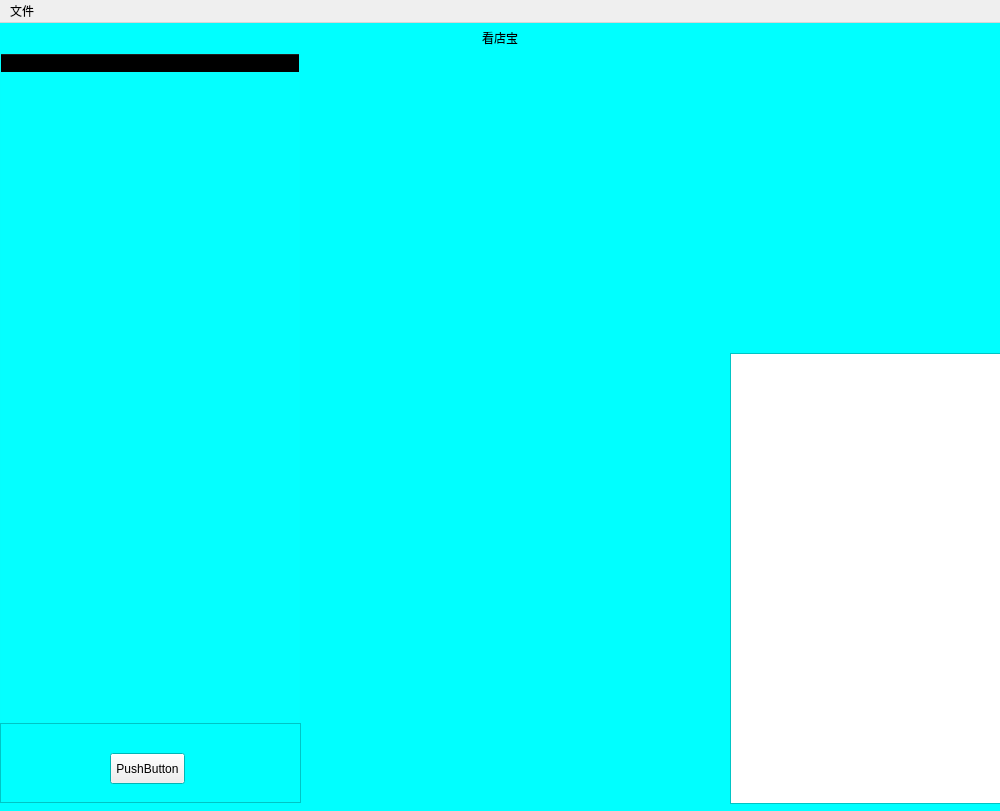
<?xml version="1.0" encoding="UTF-8"?>
<ui version="4.0">
 <class>MainWindow</class>
 <widget class="QMainWindow" name="MainWindow">
  <property name="geometry">
   <rect>
    <x>0</x>
    <y>0</y>
    <width>1000</width>
    <height>811</height>
   </rect>
  </property>
  <property name="windowTitle">
   <string>MainWindow</string>
  </property>
  <property name="autoFillBackground">
   <bool>false</bool>
  </property>
  <property name="styleSheet">
   <string notr="true"/>
  </property>
  <widget class="QWidget" name="centralwidget">
   <property name="palette">
    <palette>
     <active>
      <colorrole role="Base">
       <brush brushstyle="SolidPattern">
        <color alpha="255">
         <red>255</red>
         <green>255</green>
         <blue>255</blue>
        </color>
       </brush>
      </colorrole>
      <colorrole role="Window">
       <brush brushstyle="SolidPattern">
        <color alpha="255">
         <red>0</red>
         <green>255</green>
         <blue>255</blue>
        </color>
       </brush>
      </colorrole>
     </active>
     <inactive>
      <colorrole role="Base">
       <brush brushstyle="SolidPattern">
        <color alpha="255">
         <red>255</red>
         <green>255</green>
         <blue>255</blue>
        </color>
       </brush>
      </colorrole>
      <colorrole role="Window">
       <brush brushstyle="SolidPattern">
        <color alpha="255">
         <red>0</red>
         <green>255</green>
         <blue>255</blue>
        </color>
       </brush>
      </colorrole>
     </inactive>
     <disabled>
      <colorrole role="Base">
       <brush brushstyle="SolidPattern">
        <color alpha="255">
         <red>0</red>
         <green>255</green>
         <blue>255</blue>
        </color>
       </brush>
      </colorrole>
      <colorrole role="Window">
       <brush brushstyle="SolidPattern">
        <color alpha="255">
         <red>0</red>
         <green>255</green>
         <blue>255</blue>
        </color>
       </brush>
      </colorrole>
     </disabled>
    </palette>
   </property>
   <property name="autoFillBackground">
    <bool>true</bool>
   </property>
   <property name="styleSheet">
    <string notr="true">background-image: url(:/k/img/window_main_bg.png);</string>
   </property>
   <widget class="QLabel" name="label">
    <property name="geometry">
     <rect>
      <x>0</x>
      <y>0</y>
      <width>1000</width>
      <height>30</height>
     </rect>
    </property>
    <property name="sizePolicy">
     <sizepolicy hsizetype="Expanding" vsizetype="Preferred">
      <horstretch>0</horstretch>
      <verstretch>0</verstretch>
     </sizepolicy>
    </property>
    <property name="minimumSize">
     <size>
      <width>0</width>
      <height>20</height>
     </size>
    </property>
    <property name="layoutDirection">
     <enum>Qt::LeftToRight</enum>
    </property>
    <property name="autoFillBackground">
     <bool>false</bool>
    </property>
    <property name="styleSheet">
     <string notr="true">background-image: url(:/k/img/attention_bg.png);</string>
    </property>
    <property name="text">
     <string>看店宝</string>
    </property>
    <property name="alignment">
     <set>Qt::AlignCenter</set>
    </property>
    <property name="indent">
     <number>0</number>
    </property>
   </widget>
   <widget class="QTreeWidget" name="treeWidget">
    <property name="geometry">
     <rect>
      <x>0</x>
      <y>30</y>
      <width>300</width>
      <height>671</height>
     </rect>
    </property>
    <property name="autoFillBackground">
     <bool>true</bool>
    </property>
    <property name="styleSheet">
     <string notr="true">background-color: rgba(244, 244, 244, 2);</string>
    </property>
    <column>
     <property name="text">
      <string notr="true">1</string>
     </property>
    </column>
   </widget>
   <widget class="QWidget" name="horizontalLayoutWidget">
    <property name="geometry">
     <rect>
      <x>299</x>
      <y>29</y>
      <width>711</width>
      <height>301</height>
     </rect>
    </property>
    <layout class="QHBoxLayout" name="horizontalLayout"/>
   </widget>
   <widget class="QFrame" name="frame">
    <property name="geometry">
     <rect>
      <x>0</x>
      <y>700</y>
      <width>301</width>
      <height>80</height>
     </rect>
    </property>
    <property name="frameShape">
     <enum>QFrame::StyledPanel</enum>
    </property>
    <property name="frameShadow">
     <enum>QFrame::Raised</enum>
    </property>
    <widget class="QPushButton" name="pushButton">
     <property name="geometry">
      <rect>
       <x>110</x>
       <y>30</y>
       <width>75</width>
       <height>31</height>
      </rect>
     </property>
     <property name="text">
      <string>PushButton</string>
     </property>
    </widget>
   </widget>
   <widget class="QWidget" name="horizontalLayoutWidget_2">
    <property name="geometry">
     <rect>
      <x>299</x>
      <y>329</y>
      <width>431</width>
      <height>451</height>
     </rect>
    </property>
    <layout class="QHBoxLayout" name="horizontalLayout_2"/>
   </widget>
   <widget class="QListView" name="listView">
    <property name="geometry">
     <rect>
      <x>730</x>
      <y>330</y>
      <width>271</width>
      <height>451</height>
     </rect>
    </property>
   </widget>
  </widget>
  <widget class="QMenuBar" name="menubar">
   <property name="geometry">
    <rect>
     <x>0</x>
     <y>0</y>
     <width>1000</width>
     <height>23</height>
    </rect>
   </property>
   <widget class="QMenu" name="menu">
    <property name="title">
     <string>文件</string>
    </property>
    <addaction name="action"/>
    <addaction name="action_2"/>
   </widget>
   <addaction name="menu"/>
  </widget>
  <action name="action">
   <property name="text">
    <string>关于</string>
   </property>
  </action>
  <action name="action_2">
   <property name="text">
    <string>退出</string>
   </property>
  </action>
 </widget>
 <resources>
  <include location="q2.qrc"/>
 </resources>
 <connections/>
</ui>
